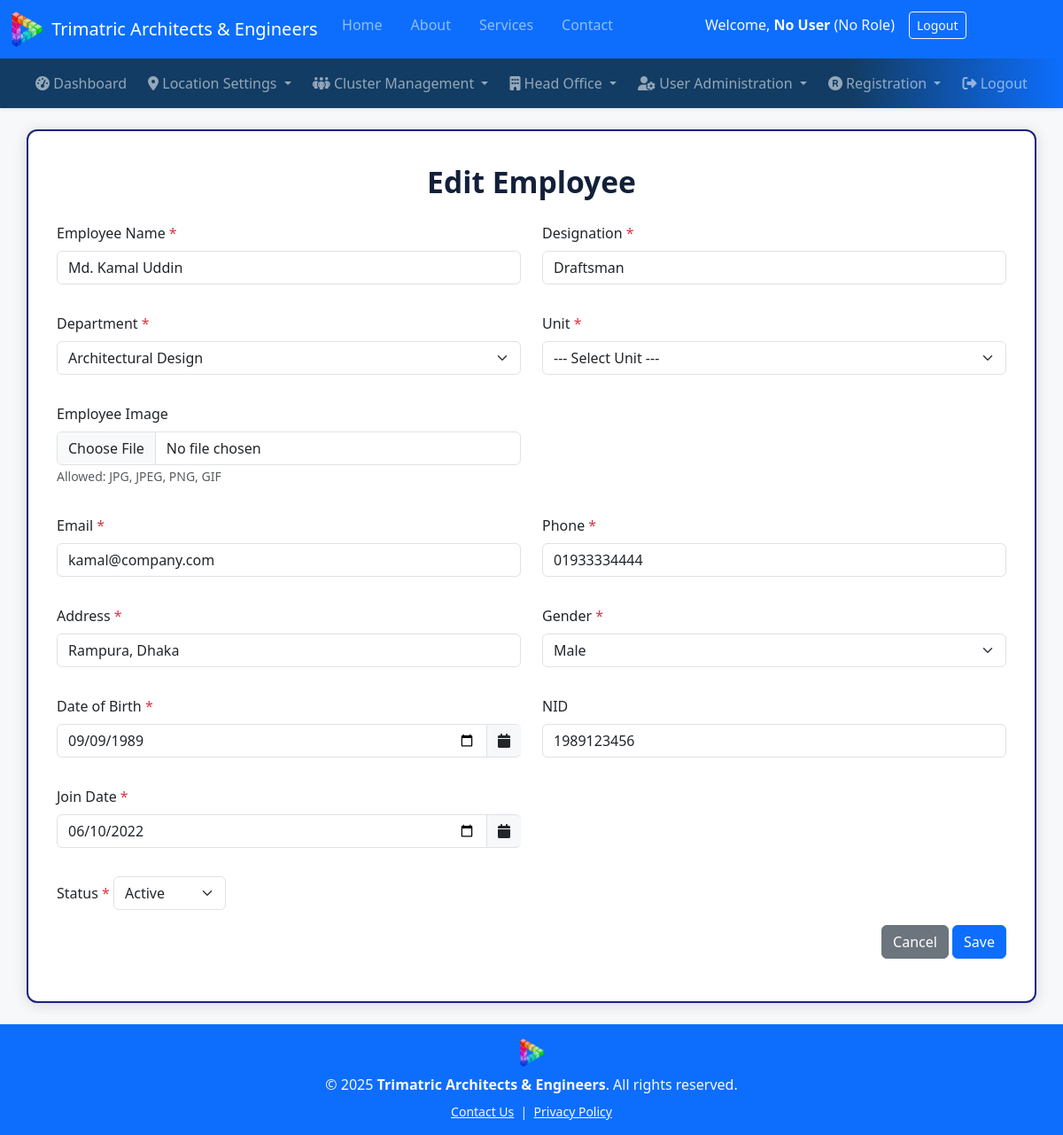
The app's page /modules/employee/edit_employee.php?id=103 with its own data.
### tables this page shows
CREATE TABLE `employee_info` (
  `employee_id` int(11) NOT NULL,
  `employee_name` varchar(100) NOT NULL,
  `designation` varchar(100) NOT NULL,
  `unit_id` int(11) NOT NULL,
  `email` varchar(100) DEFAULT NULL,
  `image` varchar(255) DEFAULT NULL,
  `phone` varchar(30) DEFAULT NULL,
  `address` varchar(255) DEFAULT NULL,
  `gender` varchar(10) DEFAULT NULL,
  `date_of_birth` date DEFAULT NULL,
  `nid` varchar(30) DEFAULT NULL,
  `join_date` date DEFAULT NULL,
  `status` tinyint(4) DEFAULT 1,
  `photo` varchar(200) DEFAULT NULL
);

CREATE TABLE `unit` (
  `unit_id` int(11) NOT NULL,
  `unit_name` varchar(100) NOT NULL,
  `department_id` int(11) NOT NULL
);

CREATE TABLE `department` (
  `department_id` int(11) NOT NULL,
  `department_name` varchar(100) NOT NULL
);

### modules/employee/edit_employee.php (the view, shortened to what this page needs)
<?php
require_once(__DIR__ . '/../../config/db.php');
$image_folder = '/trimatric/image/employee';
$employee_id = isset($_GET['id']) ? intval($_GET['id']) : 0;
$stmt = $conn->prepare("SELECT * FROM employee_info WHERE employee_id = ?");
$stmt->bind_param('i', $employee_id);
$stmt->execute();
$result = $stmt->get_result();
$employee = $result->fetch_assoc();
$unit_id = $employee['unit_id'];
$unit_stmt = $conn->prepare("SELECT department_id FROM unit WHERE unit_id = ?");
$unit_stmt->bind_param('i', $unit_id);
$unit_stmt->execute();
$unit_stmt->bind_result($department_id);
$dept_stmt = $conn->prepare("SELECT department_id, department_name FROM department ORDER BY department_name");
$dept_stmt->execute();
$departments = $dept_stmt->get_result()->fetch_all(MYSQLI_ASSOC);
$errors = [];
if ($_SERVER['REQUEST_METHOD'] === 'POST') {
    $employee_name = trim($_POST['employee_name'] ?? '');
    $designation   = trim($_POST['designation'] ?? '');
    $department_id = intval($_POST['department_id'] ?? 0);
    $unit_id       = intval($_POST['unit_id'] ?? 0);
    $email         = trim($_POST['email'] ?? '');
    $phone         = trim($_POST['phone'] ?? '');
    $address       = trim($_POST['address'] ?? '');
    $gender        = trim($_POST['gender'] ?? '');
    $date_of_birth = trim($_POST['date_of_birth'] ?? '');
    $nid           = trim($_POST['nid'] ?? '');
    $join_date     = trim($_POST['join_date'] ?? '');
    $status        = isset($_POST['status']) ? $_POST['status'] : '1';
    $old_image     = trim($_POST['old_image'] ?? '');
    if ($employee_name === '') $errors['employee_name'] = 'Required';
    if ($designation === '')   $errors['designation']   = 'Required';
    if ($department_id < 1)    $errors['department_id'] = 'Required';
    if ($unit_id < 1)          $errors['unit_id']       = 'Required';
    if (!filter_var($email, FILTER_VALIDATE_EMAIL)) $errors['email'] = 'Invalid email';
    if ($phone === '')         $errors['phone'] = 'Required';
    if (!preg_match('/^0\d{10}$/', $phone)) $errors['phone'] = 'Phone must be 11 digits and start with 0.';
    if ($address === '')       $errors['address'] = 'Required';
    if ($gender === '')        $errors['gender']  = 'Required';
    if ($date_of_birth === '') $errors['date_of_birth'] = 'Required';
    if ($join_date === '')     $errors['join_date'] = 'Required';
    $image_file_name = $old_image;
    if (isset($_FILES['image']) && $_FILES['image']['error'] === UPLOAD_ERR_OK) {
        $img = $_FILES['image'];
        $img_ext = strtolower(pathinfo($img['name'], PATHINFO_EXTENSION));
        $allowed = ['jpg', 'jpeg', 'png', 'gif'];
        if (!in_array($img_ext, $allowed)) {
            $errors['image'] = "Only JPG, JPEG, PNG, GIF allowed";
        } else {
            $image_file_name = 'emp_' . $employee_id . '_' . time() . '.' . $img_ext;
            $save_path = $_SERVER['DOCUMENT_ROOT'] . $image_folder . '/' . $image_file_name;
            if (!move_uploaded_file($img['tmp_name'], $save_path)) {
                $errors['image'] = "Failed to upload image";
                $image_file_name = $old_image;
            } else {
                if ($old_image && file_exists($_SERVER['DOCUMENT_ROOT'] . $image_folder . '/' . $old_image)) {
                    @unlink($_SERVER['DOCUMENT_ROOT'] . $image_folder . '/' . $old_image);
                }
            }
        }
    }
    if ($_POST['csrf_token'] !== $_SESSION['csrf_token']) {
        $errors['csrf'] = 'Invalid CSRF token';
    }
    if (!$errors) {
        $stmt = $conn->prepare("UPDATE employee_info SET
            employee_name = ?, designation = ?, unit_id = ?, email = ?, phone = ?, address = ?, gender = ?, date_of_birth = ?, nid = ?, join_date = ?, status = ?, image = ?
            WHERE employee_id = ?");
        $stmt->bind_param("ssisssssssssi", $employee_name, $designation, $unit_id, $email, $phone, $address, $gender, $date_of_birth, $nid, $join_date, $status, $image_file_name, $employee_id);
        $stmt->execute();
        $stmt->close();
        header("Location: employee_list.php");
        exit;
    }
} else {
    $employee_name = $employee['employee_name'];
    $designation   = $employee['designation'];
    $email         = $employee['email'];
    $phone         = $employee['phone'];
    $address       = $employee['address'];
    $gender        = $employee['gender'];
    $date_of_birth = $employee['date_of_birth'];
    $nid           = $employee['nid'];
    $join_date     = $employee['join_date'];
    $status        = $employee['status'];
}
?>
<!DOCTYPE html>
<html lang="en">
<head>
    <link href="https://cdn.jsdelivr.net/npm/bootstrap@5.3.3/dist/css/bootstrap.min.css" rel="stylesheet">
    <link rel="stylesheet" href="https://cdnjs.cloudflare.com/ajax/libs/font-awesome/6.5.0/css/all.min.css">
    <link href="https://cdn.jsdelivr.net/npm/tom-select@2.3.1/dist/css/tom-select.bootstrap5.min.css" rel="stylesheet">
</head>
<body>
<?php require_once(__DIR__ . '/../../include/header.php'); ?>
<?php require_once(__DIR__ . '/../../include/menu_ho.php'); ?>
<div class="container mt-4 mb-4">
    <div class="main-title">Edit Employee</div>
    <form method="post" autocomplete="off" enctype="multipart/form-data" id="employeeForm">
        <div class="row mb-3">
            <div class="col-md-6 mb-3">
                <label class="form-label required">Employee Name</label>
                <input type="text" name="employee_name" class="form-control <?= isset($errors['employee_name']) ? 'is-invalid' : '' ?>" value="<?= htmlspecialchars($employee_name ?? '') ?>" required>
            </div>
            <div class="col-md-6 mb-3">
                <label class="form-label required">Designation</label>
                <input type="text" name="designation" class="form-control <?= isset($errors['designation']) ? 'is-invalid' : '' ?>" value="<?= htmlspecialchars($designation ?? '') ?>" required>
            </div>
        </div>
        <div class="row mb-3">
            <div class="col-md-6 mb-3">
                <label class="form-label required">Department</label>
                <select name="department_id" id="department_id" class="form-select <?= isset($errors['department_id']) ? 'is-invalid' : '' ?>" required>
                    <?php foreach($departments as $dept): ?>
                        <option value="<?= $dept['department_id'] ?>"
                            <?= (isset($department_id) && $department_id == $dept['department_id']) ? 'selected':'' ?>>
                            <?= htmlspecialchars($dept['department_name']) ?>
                        </option>
                    <?php endforeach; ?>
                </select>
            </div>
            <div class="col-md-6 mb-3">
                <label class="form-label required">Unit</label>
                <select name="unit_id" id="unit_id" class="form-select <?= isset($errors['unit_id']) ? 'is-invalid' : '' ?>" required>
                    <option value="">--- Select Unit ---</option>
                </select>
            </div>
        </div>
        <div class="row mb-3">
            <div class="col-md-6 mb-3">
                <label class="form-label">Employee Image</label>
                <input type="file" name="image" class="form-control <?= isset($errors['image']) ? 'is-invalid' : '' ?>" accept="image/*">
                <small class="text-muted">Allowed: JPG, JPEG, PNG, GIF</small>
            </div>
        </div>
        <div class="row mb-3">
            <div class="col-md-6 mb-3">
                <label class="form-label required">Email</label>
                <input type="email" name="email" class="form-control <?= isset($errors['email']) ? 'is-invalid' : '' ?>" value="<?= htmlspecialchars($email ?? '') ?>" required>
            </div>
            <div class="col-md-6 mb-3">
                <label class="form-label required">Phone</label>
                <input type="text" name="phone" class="form-control <?= isset($errors['phone']) ? 'is-invalid' : '' ?>" value="<?= htmlspecialchars($phone ?? '') ?>" required>
            </div>
        </div>
        <div class="row mb-3">
            <div class="col-md-6 mb-3">
                <label class="form-label required">Address</label>
                <input type="text" name="address" class="form-control <?= isset($errors['address']) ? 'is-invalid' : '' ?>" value="<?= htmlspecialchars($address ?? '') ?>" required>
            </div>
            <div class="col-md-6 mb-3">
                <label class="form-label required">Gender</label>
                <select name="gender" class="form-select <?= isset($errors['gender']) ? 'is-invalid' : '' ?>" required>
                    <option value="Male" <?= (isset($gender) && $gender=="Male") ? 'selected':'' ?>>Male</option>
                </select>
            </div>
        </div>
        <div class="row mb-3">
            <div class="col-md-6 mb-3">
                <label class="form-label required">Date of Birth</label>
                <div class="input-group">
                    <input type="date" name="date_of_birth" class="form-control <?= isset($errors['date_of_birth']) ? 'is-invalid' : '' ?>" value="<?= htmlspecialchars($date_of_birth ?? '') ?>" required>
                    <span class="input-group-text"><i class="fa fa-calendar"></i></span>
                </div>
            </div>
            <div class="col-md-6 mb-3">
                <label class="form-label">NID</label>
                <input type="text" name="nid" class="form-control" value="<?= htmlspecialchars($nid ?? '') ?>">
            </div>
        </div>
        <div class="row mb-3">
            <div class="col-md-6 mb-3">
                <label class="form-label required">Join Date</label>
                <div class="input-group">
                    <input type="date" name="join_date" class="form-control <?= isset($errors['join_date']) ? 'is-invalid' : '' ?>" value="<?= htmlspecialchars($join_date ?? '') ?>" required>
                    <span class="input-group-text"><i class="fa fa-calendar"></i></span>
                </div>
            </div>
        </div>
        <div class="mb-3">
            <label for="status" class="form-label required">Status</label>
            <select class="form-select status-small" name="status" id="status" required>
                <option value="1" <?=((isset($status) && $status=='1')?'selected':'')?>>Active</option>
            </select>
        </div>
        <div class="mb-3 text-end">
            <a href="employee_list.php" class="btn btn-secondary">Cancel</a>
            <button class="btn btn-primary" type="submit">Save</button>
        </div>
    </form>
</div>
<?php require_once(__DIR__ . '/../../include/footer.php'); ?>
</body>
</html>

### modules/employee/edit_employee.php (style rules this page uses)
body { background: #f6f8fa; }
.container { background: #fff; border-radius: 12px; box-shadow: 0 2px 16px #0002; padding: 2rem; margin-bottom: 2rem; border-left: 2px solid #1a237e; border-right: 2px solid #1a237e; border-bottom: 2px solid #1a237e; border-top: 2px solid #1a237e; }
.main-title { font-size: 2.1rem; font-weight: bold; color: #12203a; text-align: center; margin-bottom: 1.3rem; }
.form-label.required:after { content:" *"; color: #dc3545; }
.input-group-text { background: #f6f8fa; border-right: 0; cursor:pointer; }
.status-small { max-width: 180px; min-width: 120px; width:auto; display: inline-block; }

### records on screen
employee_info: employee_name "Md. Kamal Uddin", designation "Draftsman", email "kamal@company.com", phone "01933334444", address "Rampura, Dhaka", gender "Male", date_of_birth "09/09/1989", nid "1989123456", join_date "06/10/2022", status "Active"
unit: department_id "Architectural Design"

### other values on screen
$user_name "No User"
$role_name "No Role"
